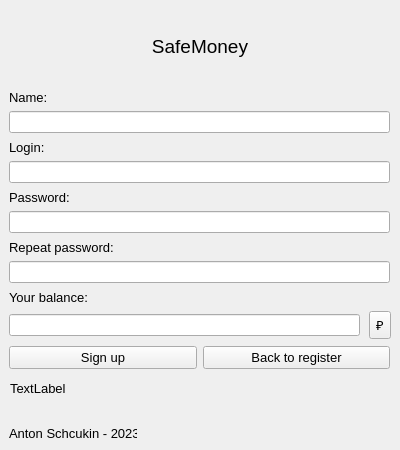
<?xml version="1.0" encoding="UTF-8"?>
<ui version="4.0">
 <class>SafeMoneySignup</class>
 <widget class="QWidget" name="SafeMoneySignup">
  <property name="geometry">
   <rect>
    <x>0</x>
    <y>0</y>
    <width>400</width>
    <height>450</height>
   </rect>
  </property>
  <property name="font">
   <font>
    <pointsize>10</pointsize>
   </font>
  </property>
  <property name="windowTitle">
   <string>SafeMoney - sign up</string>
  </property>
  <widget class="QLabel" name="author_label">
   <property name="geometry">
    <rect>
     <x>9</x>
     <y>425</y>
     <width>128</width>
     <height>16</height>
    </rect>
   </property>
   <property name="text">
    <string>Anton Schcukin - 2023</string>
   </property>
  </widget>
  <widget class="QLabel" name="programname_label">
   <property name="geometry">
    <rect>
     <x>9</x>
     <y>35</y>
     <width>382</width>
     <height>23</height>
    </rect>
   </property>
   <property name="minimumSize">
    <size>
     <width>382</width>
     <height>0</height>
    </size>
   </property>
   <property name="maximumSize">
    <size>
     <width>16777215</width>
     <height>80</height>
    </size>
   </property>
   <property name="font">
    <font>
     <pointsize>14</pointsize>
    </font>
   </property>
   <property name="text">
    <string>SafeMoney</string>
   </property>
   <property name="alignment">
    <set>Qt::AlignCenter</set>
   </property>
  </widget>
  <widget class="QLabel" name="label">
   <property name="geometry">
    <rect>
     <x>9</x>
     <y>89</y>
     <width>38</width>
     <height>16</height>
    </rect>
   </property>
   <property name="text">
    <string>Name:</string>
   </property>
  </widget>
  <widget class="QLabel" name="label_2">
   <property name="geometry">
    <rect>
     <x>9</x>
     <y>139</y>
     <width>35</width>
     <height>16</height>
    </rect>
   </property>
   <property name="text">
    <string>Login:</string>
   </property>
  </widget>
  <widget class="QLabel" name="label_3">
   <property name="geometry">
    <rect>
     <x>9</x>
     <y>189</y>
     <width>60</width>
     <height>16</height>
    </rect>
   </property>
   <property name="text">
    <string>Password:</string>
   </property>
  </widget>
  <widget class="QLabel" name="label_4">
   <property name="geometry">
    <rect>
     <x>9</x>
     <y>239</y>
     <width>104</width>
     <height>16</height>
    </rect>
   </property>
   <property name="text">
    <string>Repeat password:</string>
   </property>
  </widget>
  <widget class="QWidget" name="layoutWidget">
   <property name="geometry">
    <rect>
     <x>9</x>
     <y>345</y>
     <width>381</width>
     <height>26</height>
    </rect>
   </property>
   <layout class="QHBoxLayout" name="horizontalLayout">
    <item>
     <widget class="QPushButton" name="signup_button">
      <property name="text">
       <string>Sign up</string>
      </property>
     </widget>
    </item>
    <item>
     <widget class="QPushButton" name="back_button">
      <property name="text">
       <string>Back to register</string>
      </property>
     </widget>
    </item>
   </layout>
  </widget>
  <widget class="QLabel" name="label_5">
   <property name="geometry">
    <rect>
     <x>9</x>
     <y>289</y>
     <width>79</width>
     <height>16</height>
    </rect>
   </property>
   <property name="text">
    <string>Your balance:</string>
   </property>
  </widget>
  <widget class="QToolButton" name="currencyButton">
   <property name="geometry">
    <rect>
     <x>369</x>
     <y>311</y>
     <width>22</width>
     <height>28</height>
    </rect>
   </property>
   <property name="minimumSize">
    <size>
     <width>0</width>
     <height>28</height>
    </size>
   </property>
   <property name="contextMenuPolicy">
    <enum>Qt::DefaultContextMenu</enum>
   </property>
   <property name="acceptDrops">
    <bool>false</bool>
   </property>
   <property name="text">
    <string>₽</string>
   </property>
   <property name="toolButtonStyle">
    <enum>Qt::ToolButtonIconOnly</enum>
   </property>
  </widget>
  <widget class="QLineEdit" name="name">
   <property name="geometry">
    <rect>
     <x>9</x>
     <y>111</y>
     <width>381</width>
     <height>22</height>
    </rect>
   </property>
  </widget>
  <widget class="QLineEdit" name="login">
   <property name="geometry">
    <rect>
     <x>9</x>
     <y>161</y>
     <width>381</width>
     <height>22</height>
    </rect>
   </property>
  </widget>
  <widget class="QLineEdit" name="pasword">
   <property name="geometry">
    <rect>
     <x>9</x>
     <y>211</y>
     <width>381</width>
     <height>22</height>
    </rect>
   </property>
  </widget>
  <widget class="QLineEdit" name="repeatpassword">
   <property name="geometry">
    <rect>
     <x>9</x>
     <y>261</y>
     <width>381</width>
     <height>22</height>
    </rect>
   </property>
  </widget>
  <widget class="QLineEdit" name="balance">
   <property name="geometry">
    <rect>
     <x>9</x>
     <y>314</y>
     <width>351</width>
     <height>22</height>
    </rect>
   </property>
  </widget>
  <widget class="QLabel" name="status_label">
   <property name="geometry">
    <rect>
     <x>10</x>
     <y>380</y>
     <width>381</width>
     <height>16</height>
    </rect>
   </property>
   <property name="styleSheet">
    <string notr="true">status_label : { color : red; }</string>
   </property>
   <property name="frameShape">
    <enum>QFrame::NoFrame</enum>
   </property>
   <property name="text">
    <string>TextLabel</string>
   </property>
  </widget>
 </widget>
 <resources/>
 <connections/>
</ui>
